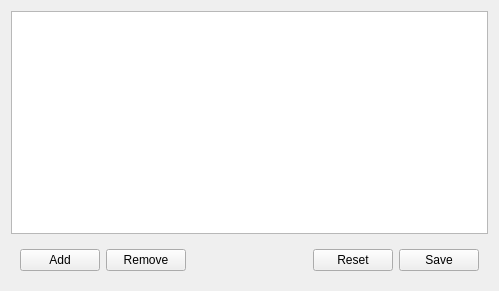
<?xml version="1.0" encoding="UTF-8"?>
<ui version="4.0">
 <class>Form</class>
 <widget class="QWidget" name="Form">
  <property name="geometry">
   <rect>
    <x>0</x>
    <y>0</y>
    <width>499</width>
    <height>291</height>
   </rect>
  </property>
  <property name="windowTitle">
   <string>Form</string>
  </property>
  <layout class="QGridLayout" name="gridLayout">
   <item row="0" column="0">
    <widget class="QTableView" name="tableView">
     <property name="editTriggers">
      <set>QAbstractItemView::AllEditTriggers</set>
     </property>
     <attribute name="horizontalHeaderStretchLastSection">
      <bool>true</bool>
     </attribute>
    </widget>
   </item>
   <item row="1" column="0">
    <widget class="QWidget" name="widget" native="true">
     <layout class="QHBoxLayout" name="horizontalLayout">
      <item>
       <widget class="QPushButton" name="addBtn">
        <property name="text">
         <string>Add</string>
        </property>
       </widget>
      </item>
      <item>
       <widget class="QPushButton" name="remBtn">
        <property name="text">
         <string>Remove</string>
        </property>
       </widget>
      </item>
      <item>
       <spacer name="horizontalSpacer">
        <property name="orientation">
         <enum>Qt::Horizontal</enum>
        </property>
        <property name="sizeHint" stdset="0">
         <size>
          <width>40</width>
          <height>20</height>
         </size>
        </property>
       </spacer>
      </item>
      <item>
       <widget class="QPushButton" name="ResetBtn">
        <property name="text">
         <string>Reset</string>
        </property>
       </widget>
      </item>
      <item>
       <widget class="QPushButton" name="saveBtn">
        <property name="text">
         <string>Save</string>
        </property>
       </widget>
      </item>
     </layout>
    </widget>
   </item>
  </layout>
 </widget>
 <resources/>
 <connections/>
</ui>
